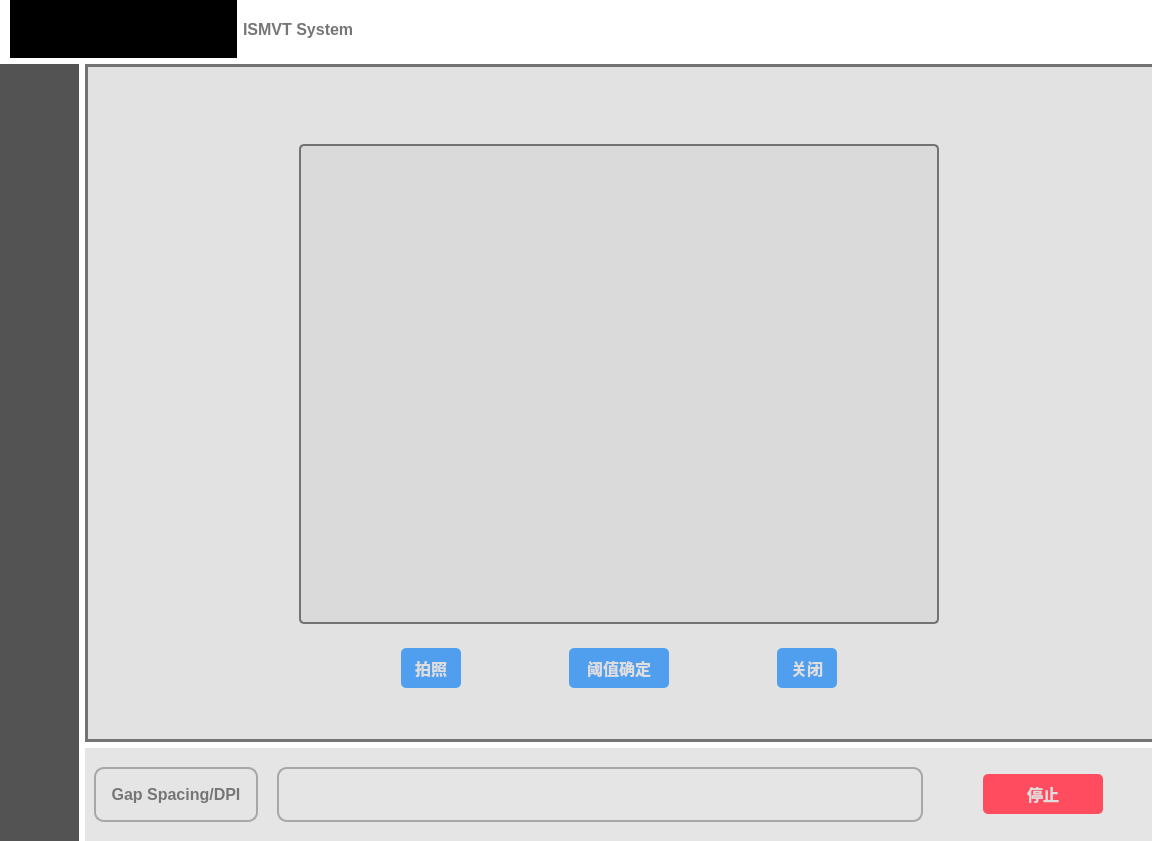
<?xml version="1.0" encoding="UTF-8"?>
<ui version="4.0">
 <class>Form</class>
 <widget class="QWidget" name="Form">
  <property name="geometry">
   <rect>
    <x>0</x>
    <y>0</y>
    <width>1152</width>
    <height>841</height>
   </rect>
  </property>
  <property name="windowTitle">
   <string>SlitMeasure</string>
  </property>
  <property name="styleSheet">
   <string notr="true">QWidget
{
  font-family: &quot;Microsoft YaHei&quot;,&quot;serif&quot;;
 background-color: rgb(255, 255, 255);
}

QPushButton
{
  height:40px;
  border-radius:5px;
  color: #dedede;
  font-size: 16px;
  font-weight: bold;
}
QPushButton:pressed
{
	border-color:rgba(255,255,255,100);
	border-style:inset;
	color:rgb(255, 255, 255);
}
QPushButton#DetectionBtn
{
	image: url(:/resource_img/rec_icon/detection.png);
}
QPushButton#DetectionBtn:hover
{
	image: url(:/resource_img/rec_icon/detection_hv.png);
}
QPushButton#SetBtn
{
	image: url(:/resource_img/rec_icon/set.png);
}
QPushButton#SetBtn:hover
{
	background-color: inherit;
	image: url(:/resource_img/rec_icon/set_hv.png);
}



QPushButton#StartBtn:hover
{
	color: rgb(255, 255, 255);
	border-width: 2px;
	border-color: #ffaa7f;
}
QPushButton#EndBtn
{
	background-color: rgb(255, 76, 94);
}
QPushButton#EndBtn:hover
{
	color: rgb(255, 255, 255);
	border-width: 2px;
	border-color: #ffaa7f;
}
QPushButton#TakeBtn:hover
{
	color: rgb(255, 255, 255);
	border-width: 2px;
	border-color: #ffaa7f;
}
QPushButton#TakeBtn:pressed
{
	border-color: rgb(255, 255, 255);
	color:rgb(255, 255, 255);
}
QPushButton#TakeBtn_2:hover
{
	color: rgb(255, 255, 255);
	border-width: 2px;
	border-color: #ffaa7f;
}
QPushButton#TakeBtn_2:pressed
{
	border-color: rgb(255, 255, 255);
	color:rgb(255, 255, 255);
}
QPushButton#TagBtn
{
	image: url(:/resource_img/rec_icon/tag.png);

}
QPushButton#TagBtn:hover
{
	image: url(:/resource_img/rec_icon/tag_hv.png);
}
QPushButton#TpBtn
{
	image: url(:/resource_img/rec_icon/camera.png);
}
QPushButton#TpBtn:hover
{
	image: url(:/resource_img/rec_icon/camera_hv.png);
}
QLabel
{
  border:2px solid #c7c7c7;
  color: #767676;
  font-size: 16px;
  font-weight: bold;
  text-align:center;
  background-color: inherit;
  border-radius:10px;
}
QLabel#LenDist
{
	margin-left: 10px; 
    padding-left:20px;
}
QLabel#label_3
{
	border: none;
}
QLabel#LogoArea
{
	border: none;
	border-radius:0px;
}
QLabel#DisplayTitle
{
	border: none;
}
QWidget#Content
{
	border:3px solid #33679a;
	border-right: none;
}
</string>
  </property>
  <layout class="QGridLayout" name="gridLayout_3">
   <property name="leftMargin">
    <number>0</number>
   </property>
   <property name="topMargin">
    <number>0</number>
   </property>
   <property name="rightMargin">
    <number>0</number>
   </property>
   <property name="bottomMargin">
    <number>0</number>
   </property>
   <item row="0" column="0">
    <layout class="QVBoxLayout" name="verticalLayout_5" stretch="2,27">
     <item>
      <layout class="QHBoxLayout" name="horizontalLayout" stretch="2,1,7">
       <property name="leftMargin">
        <number>10</number>
       </property>
       <item>
        <widget class="QLabel" name="LogoArea">
         <property name="minimumSize">
          <size>
           <width>0</width>
           <height>0</height>
          </size>
         </property>
         <property name="styleSheet">
          <string notr="true">border-image: url(:/resource_img/logo.png);</string>
         </property>
         <property name="text">
          <string/>
         </property>
        </widget>
       </item>
       <item>
        <widget class="QLabel" name="label_3">
         <property name="styleSheet">
          <string notr="true">font: 75 22pt &quot;微软雅黑&quot;;
background-color: rgb(255, 255, 255);
font: 75 24pt &quot;微软雅黑&quot;;

</string>
         </property>
         <property name="text">
          <string>ISMVT System</string>
         </property>
        </widget>
       </item>
       <item>
        <spacer name="horizontalSpacer">
         <property name="orientation">
          <enum>Qt::Horizontal</enum>
         </property>
         <property name="sizeHint" stdset="0">
          <size>
           <width>354</width>
           <height>20</height>
          </size>
         </property>
        </spacer>
       </item>
      </layout>
     </item>
     <item>
      <layout class="QHBoxLayout" name="horizontalLayout_6" stretch="2,27">
       <item>
        <widget class="QWidget" name="LeftArea" native="true">
         <property name="minimumSize">
          <size>
           <width>0</width>
           <height>0</height>
          </size>
         </property>
         <property name="maximumSize">
          <size>
           <width>80</width>
           <height>16777215</height>
          </size>
         </property>
         <property name="styleSheet">
          <string notr="true">background-color: rgb(83, 83, 83);</string>
         </property>
         <layout class="QVBoxLayout" name="verticalLayout_3">
          <item>
           <layout class="QVBoxLayout" name="verticalLayout_2">
            <property name="spacing">
             <number>30</number>
            </property>
            <property name="leftMargin">
             <number>0</number>
            </property>
            <property name="topMargin">
             <number>5</number>
            </property>
            <item>
             <widget class="QPushButton" name="DetectionBtn">
              <property name="minimumSize">
               <size>
                <width>40</width>
                <height>40</height>
               </size>
              </property>
              <property name="maximumSize">
               <size>
                <width>16777215</width>
                <height>16777215</height>
               </size>
              </property>
              <property name="styleSheet">
               <string notr="true"/>
              </property>
              <property name="text">
               <string/>
              </property>
             </widget>
            </item>
            <item>
             <widget class="QPushButton" name="SetBtn">
              <property name="minimumSize">
               <size>
                <width>40</width>
                <height>40</height>
               </size>
              </property>
              <property name="maximumSize">
               <size>
                <width>16777215</width>
                <height>16777215</height>
               </size>
              </property>
              <property name="styleSheet">
               <string notr="true"/>
              </property>
              <property name="text">
               <string/>
              </property>
             </widget>
            </item>
            <item>
             <widget class="QPushButton" name="TagBtn">
              <property name="minimumSize">
               <size>
                <width>40</width>
                <height>40</height>
               </size>
              </property>
              <property name="maximumSize">
               <size>
                <width>16777215</width>
                <height>16777215</height>
               </size>
              </property>
              <property name="styleSheet">
               <string notr="true"/>
              </property>
              <property name="text">
               <string/>
              </property>
             </widget>
            </item>
            <item>
             <widget class="QPushButton" name="TpBtn">
              <property name="minimumSize">
               <size>
                <width>40</width>
                <height>40</height>
               </size>
              </property>
              <property name="maximumSize">
               <size>
                <width>16777215</width>
                <height>16777215</height>
               </size>
              </property>
              <property name="toolTip">
               <string extracomment="自动检测"/>
              </property>
              <property name="styleSheet">
               <string notr="true"/>
              </property>
              <property name="text">
               <string/>
              </property>
             </widget>
            </item>
           </layout>
          </item>
          <item>
           <spacer name="verticalSpacer">
            <property name="orientation">
             <enum>Qt::Vertical</enum>
            </property>
            <property name="sizeHint" stdset="0">
             <size>
              <width>20</width>
              <height>485</height>
             </size>
            </property>
           </spacer>
          </item>
         </layout>
        </widget>
       </item>
       <item>
        <layout class="QVBoxLayout" name="verticalLayout_4">
         <item>
          <widget class="QWidget" name="Content" native="true">
           <property name="minimumSize">
            <size>
             <width>0</width>
             <height>0</height>
            </size>
           </property>
           <property name="baseSize">
            <size>
             <width>15</width>
             <height>1</height>
            </size>
           </property>
           <property name="toolTip">
            <string/>
           </property>
           <property name="styleSheet">
            <string notr="true">background-color: rgb(226, 226, 226);
border-color: rgb(115, 115, 115);</string>
           </property>
           <layout class="QGridLayout" name="gridLayout">
            <item row="0" column="2">
             <spacer name="verticalSpacer_2">
              <property name="orientation">
               <enum>Qt::Vertical</enum>
              </property>
              <property name="sizeHint" stdset="0">
               <size>
                <width>20</width>
                <height>1</height>
               </size>
              </property>
             </spacer>
            </item>
            <item row="1" column="0">
             <spacer name="horizontalSpacer_2">
              <property name="orientation">
               <enum>Qt::Horizontal</enum>
              </property>
              <property name="sizeHint" stdset="0">
               <size>
                <width>123</width>
                <height>20</height>
               </size>
              </property>
             </spacer>
            </item>
            <item row="1" column="1" rowspan="2" colspan="2">
             <layout class="QVBoxLayout" name="verticalLayout">
              <item>
               <layout class="QHBoxLayout" name="horizontalLayout_5" stretch="1,5,1">
                <property name="spacing">
                 <number>15</number>
                </property>
                <item>
                 <spacer name="horizontalSpacer_3">
                  <property name="orientation">
                   <enum>Qt::Horizontal</enum>
                  </property>
                  <property name="sizeHint" stdset="0">
                   <size>
                    <width>40</width>
                    <height>20</height>
                   </size>
                  </property>
                 </spacer>
                </item>
                <item>
                 <widget class="QLabel" name="ResultImg">
                  <property name="minimumSize">
                   <size>
                    <width>100</width>
                    <height>0</height>
                   </size>
                  </property>
                  <property name="maximumSize">
                   <size>
                    <width>1666666</width>
                    <height>45</height>
                   </size>
                  </property>
                  <property name="styleSheet">
                   <string notr="true">color: rgb(0, 163, 245);
border:none;
font: 75 14pt &quot;微软雅黑&quot;;
</string>
                  </property>
                  <property name="text">
                   <string/>
                  </property>
                  <property name="alignment">
                   <set>Qt::AlignCenter</set>
                  </property>
                 </widget>
                </item>
                <item>
                 <spacer name="horizontalSpacer_5">
                  <property name="orientation">
                   <enum>Qt::Horizontal</enum>
                  </property>
                  <property name="sizeHint" stdset="0">
                   <size>
                    <width>40</width>
                    <height>20</height>
                   </size>
                  </property>
                 </spacer>
                </item>
               </layout>
              </item>
              <item>
               <widget class="QLabel" name="Display">
                <property name="minimumSize">
                 <size>
                  <width>640</width>
                  <height>480</height>
                 </size>
                </property>
                <property name="maximumSize">
                 <size>
                  <width>640</width>
                  <height>480</height>
                 </size>
                </property>
                <property name="styleSheet">
                 <string notr="true">background-color: rgb(218, 218, 218);
font: 75 48pt &quot;微软雅黑&quot;;
color: rgb(74, 149, 223);
border-radius:5px;</string>
                </property>
                <property name="text">
                 <string/>
                </property>
                <property name="alignment">
                 <set>Qt::AlignCenter</set>
                </property>
               </widget>
              </item>
              <item>
               <spacer name="verticalSpacer_4">
                <property name="orientation">
                 <enum>Qt::Vertical</enum>
                </property>
                <property name="sizeHint" stdset="0">
                 <size>
                  <width>20</width>
                  <height>13</height>
                 </size>
                </property>
               </spacer>
              </item>
              <item>
               <layout class="QHBoxLayout" name="horizontalLayout_2">
                <property name="topMargin">
                 <number>5</number>
                </property>
                <item>
                 <spacer name="horizontalSpacer_7">
                  <property name="orientation">
                   <enum>Qt::Horizontal</enum>
                  </property>
                  <property name="sizeHint" stdset="0">
                   <size>
                    <width>40</width>
                    <height>20</height>
                   </size>
                  </property>
                 </spacer>
                </item>
                <item>
                 <widget class="QPushButton" name="TakeBtn">
                  <property name="minimumSize">
                   <size>
                    <width>60</width>
                    <height>0</height>
                   </size>
                  </property>
                  <property name="styleSheet">
                   <string notr="true">font: 75 14pt &quot;微软雅黑&quot;;
background-color: rgb(79, 159, 238);
</string>
                  </property>
                  <property name="text">
                   <string>拍照</string>
                  </property>
                 </widget>
                </item>
                <item>
                 <spacer name="horizontalSpacer_8">
                  <property name="orientation">
                   <enum>Qt::Horizontal</enum>
                  </property>
                  <property name="sizeHint" stdset="0">
                   <size>
                    <width>40</width>
                    <height>20</height>
                   </size>
                  </property>
                 </spacer>
                </item>
                <item>
                 <widget class="QPushButton" name="ValueBtn">
                  <property name="minimumSize">
                   <size>
                    <width>100</width>
                    <height>0</height>
                   </size>
                  </property>
                  <property name="styleSheet">
                   <string notr="true">font: 75 14pt &quot;微软雅黑&quot;;
background-color: rgb(79, 159, 238);
</string>
                  </property>
                  <property name="text">
                   <string>阈值确定</string>
                  </property>
                 </widget>
                </item>
                <item>
                 <spacer name="horizontalSpacer_6">
                  <property name="orientation">
                   <enum>Qt::Horizontal</enum>
                  </property>
                  <property name="sizeHint" stdset="0">
                   <size>
                    <width>40</width>
                    <height>20</height>
                   </size>
                  </property>
                 </spacer>
                </item>
                <item>
                 <widget class="QPushButton" name="TakeBtn_2">
                  <property name="minimumSize">
                   <size>
                    <width>60</width>
                    <height>0</height>
                   </size>
                  </property>
                  <property name="styleSheet">
                   <string notr="true">font: 75 14pt &quot;微软雅黑&quot;;
background-color: rgb(79, 159, 238);
</string>
                  </property>
                  <property name="text">
                   <string>关闭</string>
                  </property>
                 </widget>
                </item>
                <item>
                 <spacer name="horizontalSpacer_9">
                  <property name="orientation">
                   <enum>Qt::Horizontal</enum>
                  </property>
                  <property name="sizeHint" stdset="0">
                   <size>
                    <width>40</width>
                    <height>20</height>
                   </size>
                  </property>
                 </spacer>
                </item>
               </layout>
              </item>
             </layout>
            </item>
            <item row="2" column="3">
             <spacer name="horizontalSpacer_4">
              <property name="orientation">
               <enum>Qt::Horizontal</enum>
              </property>
              <property name="sizeHint" stdset="0">
               <size>
                <width>122</width>
                <height>20</height>
               </size>
              </property>
             </spacer>
            </item>
            <item row="3" column="1">
             <spacer name="verticalSpacer_3">
              <property name="orientation">
               <enum>Qt::Vertical</enum>
              </property>
              <property name="sizeHint" stdset="0">
               <size>
                <width>20</width>
                <height>1</height>
               </size>
              </property>
             </spacer>
            </item>
           </layout>
          </widget>
         </item>
         <item>
          <widget class="QWidget" name="Footer" native="true">
           <property name="maximumSize">
            <size>
             <width>16777215</width>
             <height>100</height>
            </size>
           </property>
           <property name="styleSheet">
            <string notr="true">background-color: rgb(229, 229, 229);</string>
           </property>
           <layout class="QHBoxLayout" name="horizontalLayout_3" stretch="5,1">
            <property name="spacing">
             <number>20</number>
            </property>
            <item>
             <layout class="QHBoxLayout" name="horizontalLayout_4" stretch="1,4">
              <property name="spacing">
               <number>9</number>
              </property>
              <property name="topMargin">
               <number>10</number>
              </property>
              <property name="bottomMargin">
               <number>10</number>
              </property>
              <item>
               <widget class="QLabel" name="label">
                <property name="minimumSize">
                 <size>
                  <width>0</width>
                  <height>0</height>
                 </size>
                </property>
                <property name="maximumSize">
                 <size>
                  <width>16777215</width>
                  <height>16777215</height>
                 </size>
                </property>
                <property name="styleSheet">
                 <string notr="true">border-color: rgb(167, 167, 167);
</string>
                </property>
                <property name="text">
                 <string>Gap Spacing/DPI</string>
                </property>
                <property name="alignment">
                 <set>Qt::AlignCenter</set>
                </property>
               </widget>
              </item>
              <item>
               <widget class="QLabel" name="LenDist">
                <property name="minimumSize">
                 <size>
                  <width>0</width>
                  <height>0</height>
                 </size>
                </property>
                <property name="styleSheet">
                 <string notr="true">border-color: rgb(167, 167, 167);
color: rgb(0, 160, 240);
</string>
                </property>
                <property name="text">
                 <string/>
                </property>
                <property name="alignment">
                 <set>Qt::AlignJustify|Qt::AlignVCenter</set>
                </property>
                <property name="margin">
                 <number>10</number>
                </property>
                <property name="indent">
                 <number>0</number>
                </property>
               </widget>
              </item>
             </layout>
            </item>
            <item>
             <widget class="QWidget" name="RightBtnArea_2" native="true">
              <property name="minimumSize">
               <size>
                <width>200</width>
                <height>75</height>
               </size>
              </property>
              <property name="maximumSize">
               <size>
                <width>230</width>
                <height>85</height>
               </size>
              </property>
              <property name="styleSheet">
               <string notr="true"/>
              </property>
              <layout class="QGridLayout" name="gridLayout_2">
               <item row="0" column="0">
                <widget class="QPushButton" name="EndBtn">
                 <property name="maximumSize">
                  <size>
                   <width>120</width>
                   <height>16777215</height>
                  </size>
                 </property>
                 <property name="styleSheet">
                  <string notr="true">font: 75 16pt &quot;微软雅黑&quot;;
background-color: rgb(255, 76, 94);</string>
                 </property>
                 <property name="text">
                  <string>停止</string>
                 </property>
                </widget>
               </item>
              </layout>
             </widget>
            </item>
           </layout>
          </widget>
         </item>
        </layout>
       </item>
      </layout>
     </item>
    </layout>
   </item>
  </layout>
 </widget>
 <resources>
  <include location="reso_icon.qrc"/>
 </resources>
 <connections/>
</ui>
